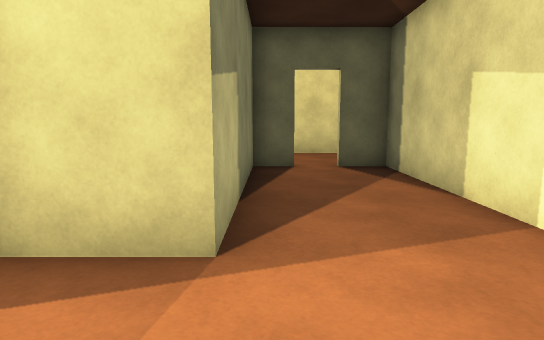
view 1 (above)

13 first-person views from a walk through a scene from a Unity 3-D project. The camera is 1.2 m above the floor, tilts 8° down and sees 75° across. Doors are open. The floor is counted in squares, 1 m on a side. Each view is taken from the middle of a square. On the plan, view 1 faces up. The plan holds only what a view shows up to about 14 squares ahead; the rest is blank. The player is left out. Some animated figures are left out.

view 2
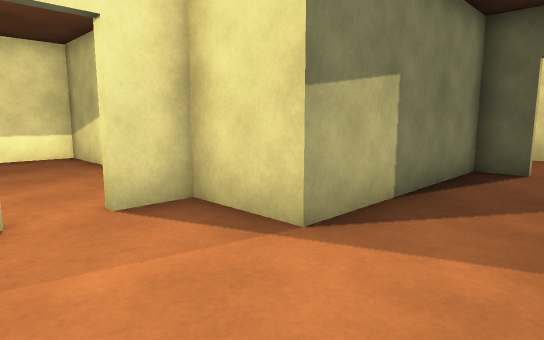

view 3
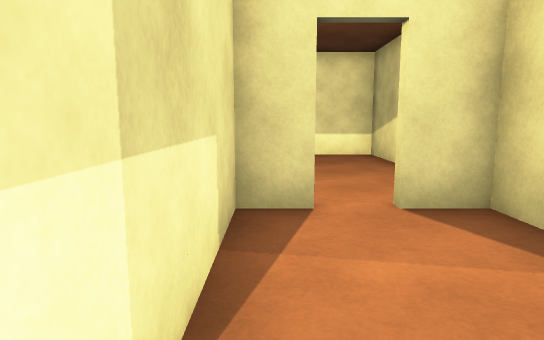

view 4
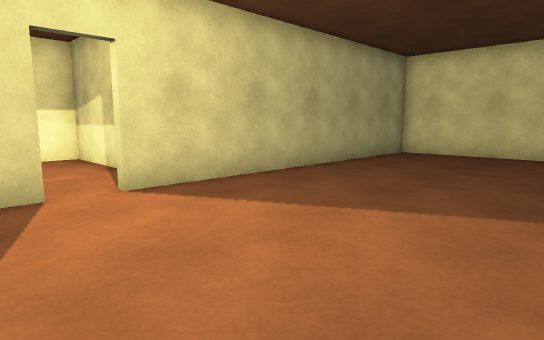

view 5
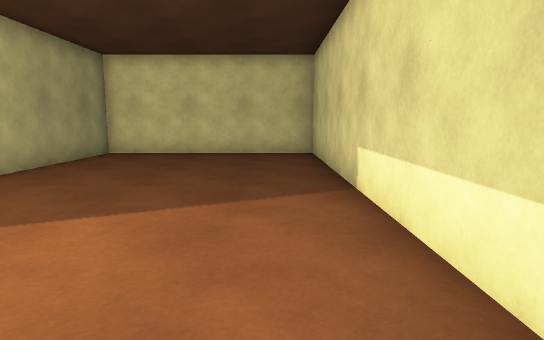

view 6
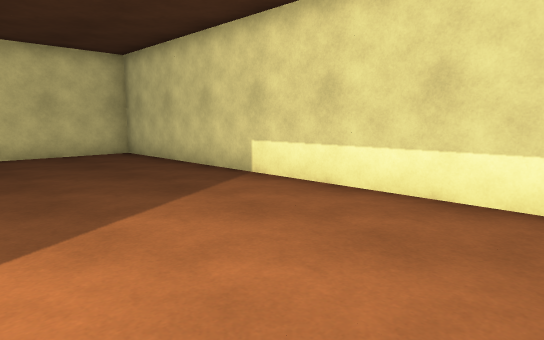

view 7
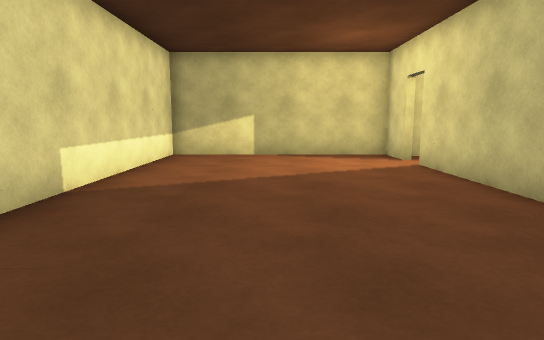

view 8
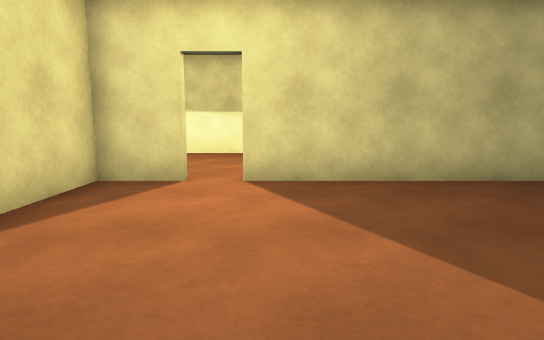

view 9
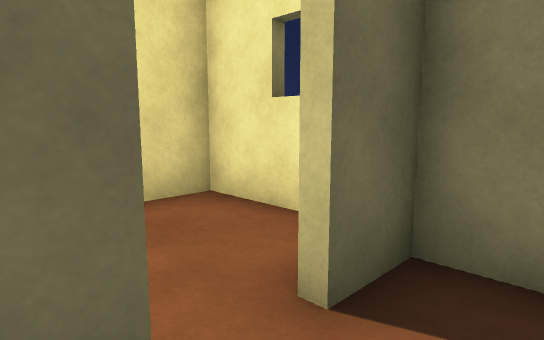

view 10
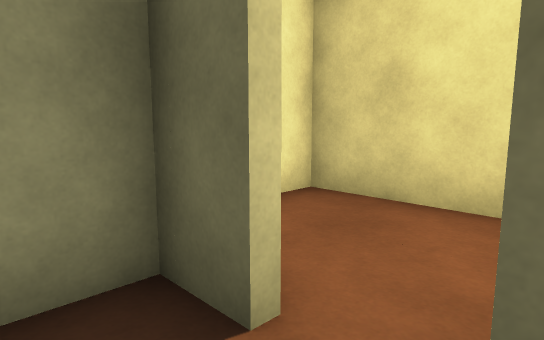

view 11
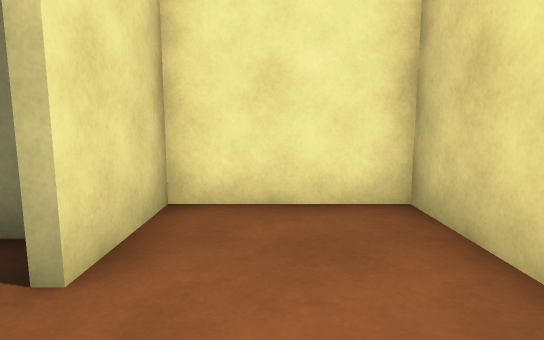

view 12
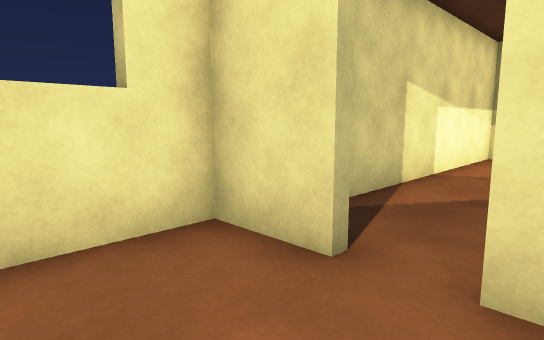

view 13
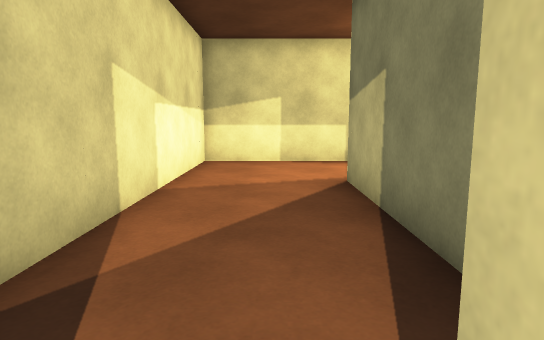

### Floor plan
Ten units are one square. View 1 is at (0, 0); x grows to the right and y downward. Boxes are objects, and circles mark ways between rooms. Rooms are numbered by the first view taken in them; rooms with no view inside come last. Other rooms are left out.
<svg viewBox="-110 -135 150 240">
<path fill="none" stroke="#000" d="M-27 -6 -27 5 30 5 30 -92 18 -92M6 -92 -5 -92 -5 -30 -27 -30 -27 -17M-30 -16 -30 -35 -105 -35 -105 100 -30 100 -30 -6M16 -95 35 -95 35 -130 -20 -130 -20 -95 6 -95"/>
<circle cx="-30" cy="-10" r="3" fill="#2a7"/>
<circle cx="10" cy="-90" r="3" fill="#2a7"/>
<text x="10" y="-30">1</text>
<text x="-70" y="30">2</text>
<text x="10" y="-110">3</text>
</svg>
Room 1 opens to room 2. Room 1 opens to room 3.

Where each view was taken, in squares from view 1:
view 1: 0 up, 0 right, facing up
view 2: 0 up, 2 right, facing up-left
view 3: 0 up, 2 right, facing left
view 4: 3 up, 9 left, facing down-right
view 5: 3 up, 9 left, facing down
view 6: 3 up, 5 left, facing down-left
view 7: 9 down, 7 left, facing up
view 8: 0 up, 10 left, facing right
view 9: 8 up, 0 right, facing up-right
view 10: 8 up, 2 right, facing up-left
view 11: 11 up, 3 right, facing left
view 12: 12 up, 0 right, facing down-right
view 13: 10 up, 1 right, facing down
